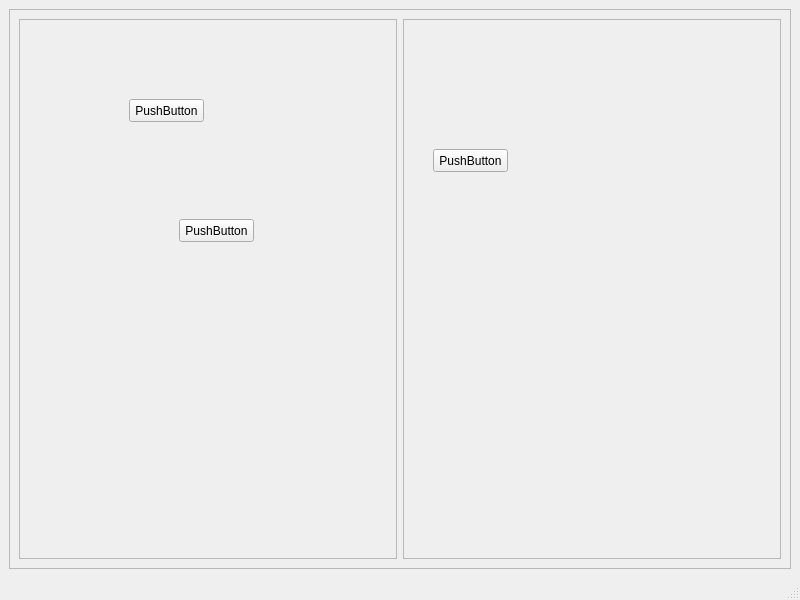
<?xml version="1.0" encoding="UTF-8"?>
<ui version="4.0">
 <class>MainWindow</class>
 <widget class="QMainWindow" name="MainWindow">
  <property name="geometry">
   <rect>
    <x>0</x>
    <y>0</y>
    <width>800</width>
    <height>600</height>
   </rect>
  </property>
  <property name="windowTitle">
   <string>MainWindow</string>
  </property>
  <widget class="QWidget" name="centralwidget">
   <layout class="QHBoxLayout" name="horizontalLayout">
    <item>
     <widget class="QFrame" name="frame">
      <property name="frameShape">
       <enum>QFrame::StyledPanel</enum>
      </property>
      <property name="frameShadow">
       <enum>QFrame::Raised</enum>
      </property>
      <layout class="QHBoxLayout" name="horizontalLayout_2">
       <item>
        <widget class="QFrame" name="frame_2">
         <property name="frameShape">
          <enum>QFrame::StyledPanel</enum>
         </property>
         <property name="frameShadow">
          <enum>QFrame::Raised</enum>
         </property>
         <widget class="QPushButton" name="pushButton">
          <property name="geometry">
           <rect>
            <x>110</x>
            <y>80</y>
            <width>75</width>
            <height>23</height>
           </rect>
          </property>
          <property name="text">
           <string>PushButton</string>
          </property>
         </widget>
         <widget class="QPushButton" name="pushButton_2">
          <property name="geometry">
           <rect>
            <x>160</x>
            <y>200</y>
            <width>75</width>
            <height>23</height>
           </rect>
          </property>
          <property name="text">
           <string>PushButton</string>
          </property>
         </widget>
        </widget>
       </item>
       <item>
        <widget class="QFrame" name="frame_3">
         <property name="frameShape">
          <enum>QFrame::StyledPanel</enum>
         </property>
         <property name="frameShadow">
          <enum>QFrame::Raised</enum>
         </property>
         <widget class="QPushButton" name="pushButton_3">
          <property name="geometry">
           <rect>
            <x>30</x>
            <y>130</y>
            <width>75</width>
            <height>23</height>
           </rect>
          </property>
          <property name="text">
           <string>PushButton</string>
          </property>
         </widget>
        </widget>
       </item>
      </layout>
     </widget>
    </item>
   </layout>
  </widget>
  <widget class="QMenuBar" name="menubar">
   <property name="geometry">
    <rect>
     <x>0</x>
     <y>0</y>
     <width>800</width>
     <height>22</height>
    </rect>
   </property>
  </widget>
  <widget class="QStatusBar" name="statusbar"/>
 </widget>
 <resources/>
 <connections/>
</ui>
